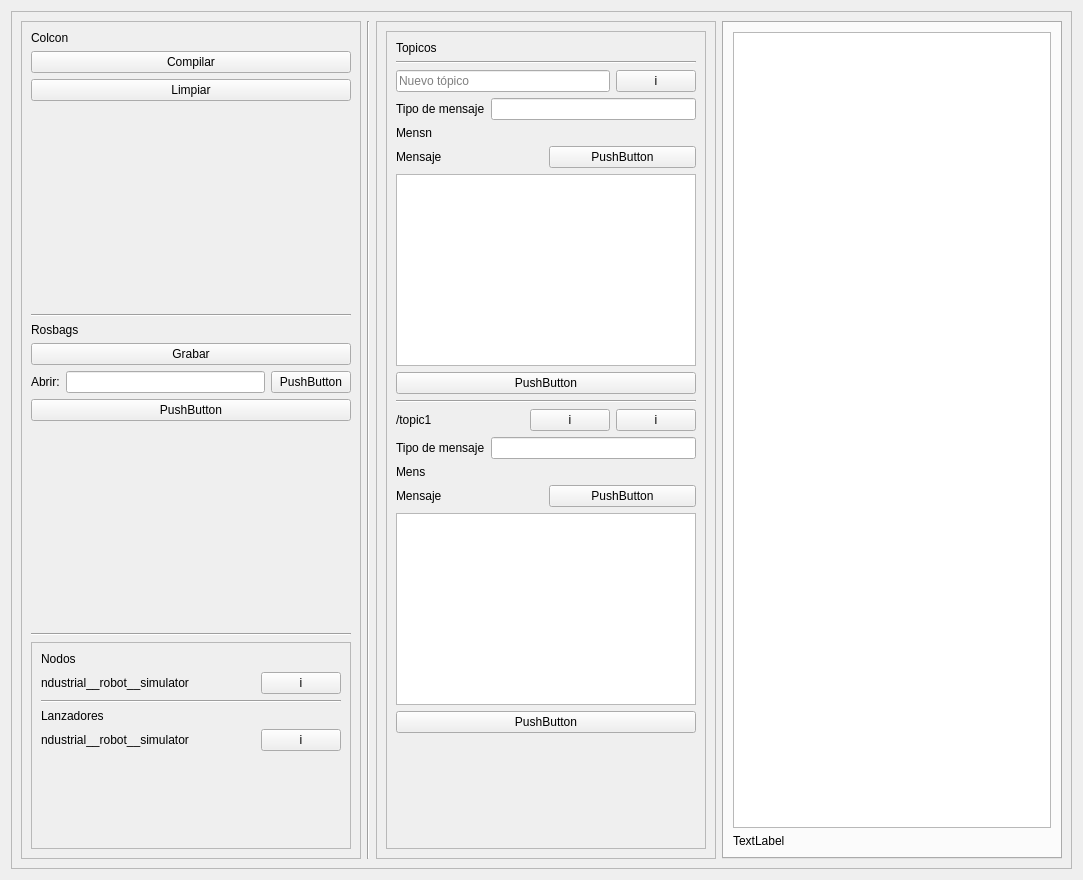
<?xml version="1.0" encoding="UTF-8"?>
<ui version="4.0">
 <class>Widget</class>
 <widget class="QWidget" name="Widget">
  <property name="geometry">
   <rect>
    <x>0</x>
    <y>0</y>
    <width>1083</width>
    <height>880</height>
   </rect>
  </property>
  <property name="windowTitle">
   <string>Widget</string>
  </property>
  <layout class="QVBoxLayout" name="verticalLayout_2">
   <item>
    <layout class="QVBoxLayout" name="verticalLayout_3">
     <item>
      <widget class="QFrame" name="frame">
       <property name="sizePolicy">
        <sizepolicy hsizetype="MinimumExpanding" vsizetype="MinimumExpanding">
         <horstretch>0</horstretch>
         <verstretch>0</verstretch>
        </sizepolicy>
       </property>
       <property name="frameShape">
        <enum>QFrame::Shape::StyledPanel</enum>
       </property>
       <property name="frameShadow">
        <enum>QFrame::Shadow::Raised</enum>
       </property>
       <layout class="QHBoxLayout" name="horizontalLayout_4">
        <item>
         <widget class="QFrame" name="frame_2">
          <property name="frameShape">
           <enum>QFrame::Shape::StyledPanel</enum>
          </property>
          <property name="frameShadow">
           <enum>QFrame::Shadow::Raised</enum>
          </property>
          <layout class="QVBoxLayout" name="verticalLayout_7">
           <item>
            <widget class="QLabel" name="label_4">
             <property name="text">
              <string>Colcon</string>
             </property>
            </widget>
           </item>
           <item>
            <widget class="QPushButton" name="BTNROSColcon">
             <property name="text">
              <string>Compilar</string>
             </property>
            </widget>
           </item>
           <item>
            <widget class="QPushButton" name="BTNROSCLean">
             <property name="text">
              <string>Limpiar</string>
             </property>
            </widget>
           </item>
           <item>
            <spacer name="verticalSpacer_5">
             <property name="orientation">
              <enum>Qt::Orientation::Vertical</enum>
             </property>
             <property name="sizeHint" stdset="0">
              <size>
               <width>20</width>
               <height>40</height>
              </size>
             </property>
            </spacer>
           </item>
           <item>
            <widget class="Line" name="line_2">
             <property name="orientation">
              <enum>Qt::Orientation::Horizontal</enum>
             </property>
            </widget>
           </item>
           <item>
            <widget class="QLabel" name="label_5">
             <property name="text">
              <string>Rosbags</string>
             </property>
            </widget>
           </item>
           <item>
            <widget class="QPushButton" name="BTNROSBag">
             <property name="text">
              <string>Grabar</string>
             </property>
            </widget>
           </item>
           <item>
            <layout class="QHBoxLayout" name="horizontalLayout_3">
             <item>
              <widget class="QLabel" name="label_6">
               <property name="text">
                <string>Abrir:</string>
               </property>
              </widget>
             </item>
             <item>
              <widget class="QLineEdit" name="EDITROSPlay"/>
             </item>
             <item>
              <widget class="QPushButton" name="BTNROSPlayDir">
               <property name="text">
                <string>PushButton</string>
               </property>
              </widget>
             </item>
            </layout>
           </item>
           <item>
            <widget class="QPushButton" name="BTNROSPlay">
             <property name="text">
              <string>PushButton</string>
             </property>
            </widget>
           </item>
           <item>
            <spacer name="verticalSpacer">
             <property name="orientation">
              <enum>Qt::Orientation::Vertical</enum>
             </property>
             <property name="sizeHint" stdset="0">
              <size>
               <width>20</width>
               <height>108</height>
              </size>
             </property>
            </spacer>
           </item>
           <item>
            <widget class="Line" name="line_5">
             <property name="orientation">
              <enum>Qt::Orientation::Horizontal</enum>
             </property>
            </widget>
           </item>
           <item>
            <widget class="QScrollArea" name="scrollArea_4">
             <property name="widgetResizable">
              <bool>true</bool>
             </property>
             <widget class="QWidget" name="scrollAreaWidgetContents_4">
              <property name="geometry">
               <rect>
                <x>0</x>
                <y>0</y>
                <width>317</width>
                <height>430</height>
               </rect>
              </property>
              <layout class="QVBoxLayout" name="verticalLayout_5">
               <item>
                <widget class="QLabel" name="label_1">
                 <property name="text">
                  <string>Nodos</string>
                 </property>
                </widget>
               </item>
               <item>
                <layout class="QGridLayout" name="LAYOUTNodes">
                 <item row="0" column="0">
                  <widget class="QLabel" name="LABELNode1">
                   <property name="sizePolicy">
                    <sizepolicy hsizetype="MinimumExpanding" vsizetype="Preferred">
                     <horstretch>0</horstretch>
                     <verstretch>0</verstretch>
                    </sizepolicy>
                   </property>
                   <property name="text">
                    <string>ndustrial__robot__simulator</string>
                   </property>
                  </widget>
                 </item>
                 <item row="0" column="1">
                  <widget class="QPushButton" name="BTNNode1">
                   <property name="text">
                    <string>i</string>
                   </property>
                  </widget>
                 </item>
                </layout>
               </item>
               <item>
                <widget class="Line" name="line">
                 <property name="orientation">
                  <enum>Qt::Orientation::Horizontal</enum>
                 </property>
                </widget>
               </item>
               <item>
                <widget class="QLabel" name="label_2">
                 <property name="text">
                  <string>Lanzadores</string>
                 </property>
                </widget>
               </item>
               <item>
                <layout class="QGridLayout" name="LAYOUTLanchers">
                 <item row="0" column="0">
                  <widget class="QLabel" name="LABELLaunch1">
                   <property name="sizePolicy">
                    <sizepolicy hsizetype="MinimumExpanding" vsizetype="Preferred">
                     <horstretch>0</horstretch>
                     <verstretch>0</verstretch>
                    </sizepolicy>
                   </property>
                   <property name="text">
                    <string>ndustrial__robot__simulator</string>
                   </property>
                  </widget>
                 </item>
                 <item row="0" column="1">
                  <widget class="QPushButton" name="BTNLaunch1">
                   <property name="text">
                    <string>i</string>
                   </property>
                  </widget>
                 </item>
                </layout>
               </item>
               <item>
                <spacer name="verticalSpacer_3">
                 <property name="orientation">
                  <enum>Qt::Orientation::Vertical</enum>
                 </property>
                 <property name="sizeHint" stdset="0">
                  <size>
                   <width>20</width>
                   <height>40</height>
                  </size>
                 </property>
                </spacer>
               </item>
              </layout>
             </widget>
            </widget>
           </item>
          </layout>
         </widget>
        </item>
        <item>
         <widget class="Line" name="line_4">
          <property name="orientation">
           <enum>Qt::Orientation::Vertical</enum>
          </property>
         </widget>
        </item>
        <item>
         <widget class="QFrame" name="frame_3">
          <property name="frameShape">
           <enum>QFrame::Shape::StyledPanel</enum>
          </property>
          <property name="frameShadow">
           <enum>QFrame::Shadow::Raised</enum>
          </property>
          <layout class="QVBoxLayout" name="verticalLayout_9">
           <item>
            <widget class="QScrollArea" name="scrollArea_3">
             <property name="widgetResizable">
              <bool>true</bool>
             </property>
             <widget class="QWidget" name="scrollAreaWidgetContents_3">
              <property name="geometry">
               <rect>
                <x>0</x>
                <y>0</y>
                <width>383</width>
                <height>818</height>
               </rect>
              </property>
              <layout class="QVBoxLayout" name="verticalLayout">
               <item>
                <widget class="QLabel" name="label_3">
                 <property name="text">
                  <string>Topicos</string>
                 </property>
                </widget>
               </item>
               <item>
                <widget class="Line" name="line_3">
                 <property name="orientation">
                  <enum>Qt::Orientation::Horizontal</enum>
                 </property>
                </widget>
               </item>
               <item>
                <layout class="QHBoxLayout" name="LAYOUTTopic1_2">
                 <item>
                  <widget class="QLineEdit" name="EDITNEWTopic">
                   <property name="placeholderText">
                    <string>Nuevo tópico</string>
                   </property>
                  </widget>
                 </item>
                 <item>
                  <widget class="QPushButton" name="BTNPUBConfig">
                   <property name="text">
                    <string>i</string>
                   </property>
                  </widget>
                 </item>
                </layout>
               </item>
               <item>
                <layout class="QVBoxLayout" name="verticalLayout_8">
                 <item>
                  <layout class="QHBoxLayout" name="horizontalLayout_5">
                   <item>
                    <widget class="QLabel" name="label_8">
                     <property name="text">
                      <string>Tipo de mensaje</string>
                     </property>
                    </widget>
                   </item>
                   <item>
                    <widget class="QLineEdit" name="EDITMSGTyp"/>
                   </item>
                  </layout>
                 </item>
                 <item>
                  <widget class="QLabel" name="label_10">
                   <property name="text">
                    <string>Mensn</string>
                   </property>
                  </widget>
                 </item>
                 <item>
                  <layout class="QHBoxLayout" name="horizontalLayout_6">
                   <item>
                    <widget class="QLabel" name="label_9">
                     <property name="text">
                      <string>Mensaje</string>
                     </property>
                    </widget>
                   </item>
                   <item>
                    <widget class="QPushButton" name="BTNMSGDir">
                     <property name="text">
                      <string>PushButton</string>
                     </property>
                    </widget>
                   </item>
                  </layout>
                 </item>
                 <item>
                  <widget class="QPlainTextEdit" name="EDITMSGContent"/>
                 </item>
                 <item>
                  <widget class="QPushButton" name="BTNPUBTopic">
                   <property name="text">
                    <string>PushButton</string>
                   </property>
                  </widget>
                 </item>
                </layout>
               </item>
               <item>
                <widget class="Line" name="line_6">
                 <property name="orientation">
                  <enum>Qt::Orientation::Horizontal</enum>
                 </property>
                </widget>
               </item>
               <item>
                <layout class="QHBoxLayout" name="LAYOUTTopic1">
                 <item>
                  <widget class="QLabel" name="LABELTopic_1">
                   <property name="sizePolicy">
                    <sizepolicy hsizetype="MinimumExpanding" vsizetype="Preferred">
                     <horstretch>0</horstretch>
                     <verstretch>0</verstretch>
                    </sizepolicy>
                   </property>
                   <property name="text">
                    <string>/topic1</string>
                   </property>
                  </widget>
                 </item>
                 <item>
                  <widget class="QPushButton" name="BTNECHOTopic_1">
                   <property name="text">
                    <string>i</string>
                   </property>
                  </widget>
                 </item>
                 <item>
                  <widget class="QPushButton" name="BTNPUBConfig_1">
                   <property name="text">
                    <string>i</string>
                   </property>
                  </widget>
                 </item>
                </layout>
               </item>
               <item>
                <layout class="QVBoxLayout" name="verticalLayout_6">
                 <item>
                  <layout class="QHBoxLayout" name="horizontalLayout_2">
                   <item>
                    <widget class="QLabel" name="label">
                     <property name="text">
                      <string>Tipo de mensaje</string>
                     </property>
                    </widget>
                   </item>
                   <item>
                    <widget class="QLineEdit" name="EDITMSGType_1"/>
                   </item>
                  </layout>
                 </item>
                 <item>
                  <widget class="QLabel" name="label_11">
                   <property name="text">
                    <string>Mens</string>
                   </property>
                  </widget>
                 </item>
                 <item>
                  <layout class="QHBoxLayout" name="horizontalLayout">
                   <item>
                    <widget class="QLabel" name="label_7">
                     <property name="text">
                      <string>Mensaje</string>
                     </property>
                    </widget>
                   </item>
                   <item>
                    <widget class="QPushButton" name="BTNMSGDir_1">
                     <property name="text">
                      <string>PushButton</string>
                     </property>
                    </widget>
                   </item>
                  </layout>
                 </item>
                 <item>
                  <widget class="QPlainTextEdit" name="EDITMSGContent_1"/>
                 </item>
                 <item>
                  <widget class="QPushButton" name="BTNPUBTopic_1">
                   <property name="text">
                    <string>PushButton</string>
                   </property>
                  </widget>
                 </item>
                </layout>
               </item>
               <item>
                <spacer name="verticalSpacer_2">
                 <property name="orientation">
                  <enum>Qt::Orientation::Vertical</enum>
                 </property>
                 <property name="sizeHint" stdset="0">
                  <size>
                   <width>20</width>
                   <height>40</height>
                  </size>
                 </property>
                </spacer>
               </item>
              </layout>
             </widget>
            </widget>
           </item>
          </layout>
         </widget>
        </item>
        <item>
         <widget class="QTabWidget" name="tabWidget">
          <property name="currentIndex">
           <number>0</number>
          </property>
          <property name="movable">
           <bool>true</bool>
          </property>
          <property name="tabBarAutoHide">
           <bool>true</bool>
          </property>
          <widget class="QWidget" name="tab">
           <attribute name="title">
            <string>Tab 1</string>
           </attribute>
           <layout class="QVBoxLayout" name="verticalLayout_4">
            <item>
             <widget class="QTextEdit" name="textEdit">
              <property name="sizePolicy">
               <sizepolicy hsizetype="MinimumExpanding" vsizetype="Expanding">
                <horstretch>0</horstretch>
                <verstretch>0</verstretch>
               </sizepolicy>
              </property>
              <property name="lineWrapMode">
               <enum>QTextEdit::LineWrapMode::NoWrap</enum>
              </property>
              <property name="overwriteMode">
               <bool>false</bool>
              </property>
             </widget>
            </item>
            <item>
             <widget class="QLabel" name="LABELInfo">
              <property name="text">
               <string>TextLabel</string>
              </property>
             </widget>
            </item>
           </layout>
          </widget>
         </widget>
        </item>
       </layout>
      </widget>
     </item>
    </layout>
   </item>
  </layout>
 </widget>
 <resources/>
 <connections/>
</ui>
